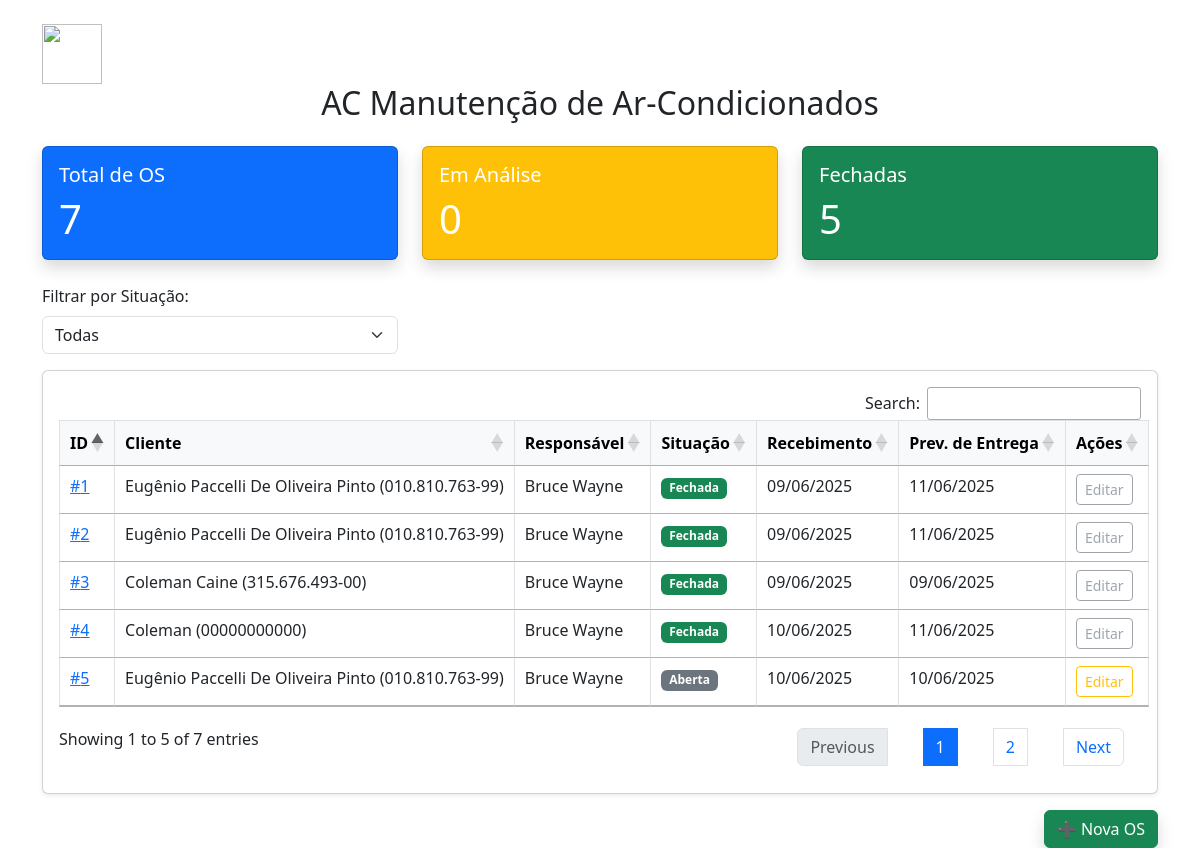
Before: / with the older database file.
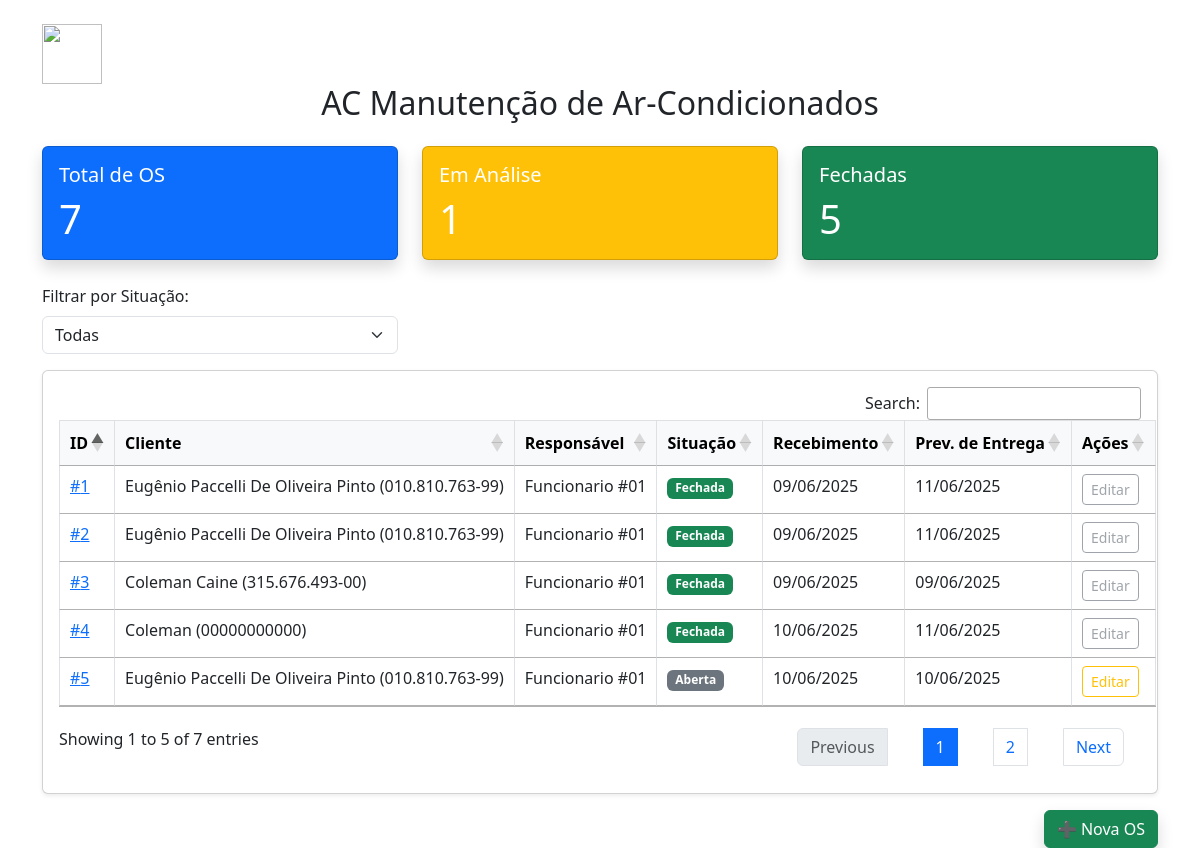
After: the same page with the newer database file.
### ordem_servico/models.py (models this page shows, shortened)
class OrdemServico(models.Model):
    cliente = models.ForeignKey(Cliente, on_delete=models.PROTECT)
    responsavel = models.ForeignKey(Funcionario, on_delete=models.PROTECT)
    situacao = models.CharField(
        max_length=10,
        choices=Situacao.choices,
        default=Situacao.ABERTA
    )
    data_os = models.DateField()
    previsao_entrega = models.DateField()
    canal_venda = models.CharField(
        max_length=10,
        choices=CanalVenda.choices,
        default=CanalVenda.PRESENCIAL
    )
    equipamento = models.CharField(max_length=100)
    marca = models.CharField(max_length=50, blank=True)
    modelo = models.CharField(max_length=50, blank=True)
    serie = models.CharField(max_length=50, blank=True)
    condicoes = models.TextField(blank=True)
    defeitos = models.TextField(blank=True)
    acessorios = models.TextField(blank=True)
    solucao = models.TextField(blank=True)
    laudo_tecnico = models.TextField(blank=True)
    termos_garantia = models.TextField(blank=True)

class Cliente(models.Model):
    nome = models.CharField(max_length=100)
    cpf = models.CharField(max_length=14, unique=True)
    telefone = models.CharField(max_length=100)
    def __str__(self):
        return f"{self.nome} ({self.cpf})"

class Funcionario(models.Model):
    nome = models.CharField(max_length=100)
    def __str__(self):
        return self.nome

### ordem_servico/views.py (the view)
# urls.py: path('', views.lista_ordens, name='lista_ordens'),
def lista_ordens(request):
    ordens = OrdemServico.objects.all().order_by('-id')
    total_ordens = ordens.count()
    em_analise = ordens.filter(situacao='analise').count()
    fechadas = ordens.filter(situacao='fechada').count()
    context = {
        'ordens': ordens,
        'total_ordens': total_ordens,
        'em_analise': em_analise,
        'fechadas': fechadas,
    }
    return render(request, 'ordem_servico/lista.html', context)

### ordem_servico/templates/ordem_servico/lista.html (shortened to what this page needs)
{% extends 'ordem_servico/base.html' %}
{% block content %}
<div class="row mb-4">
    <div class="col-md-4">
        <div class="card text-white bg-primary shadow">
            <div class="card-body">
                <h5 class="card-title">Total de OS</h5>
                <p class="card-text display-6">{{ total_ordens }}</p>
            </div>
        </div>
    </div>
    <div class="col-md-4">
        <div class="card text-white bg-warning shadow">
            <div class="card-body">
                <h5 class="card-title">Em Análise</h5>
                <p class="card-text display-6">{{ em_analise }}</p>
            </div>
        </div>
    </div>
    <div class="col-md-4">
        <div class="card text-white bg-success shadow">
            <div class="card-body">
                <h5 class="card-title">Fechadas</h5>
                <p class="card-text display-6">{{ fechadas }}</p>
            </div>
        </div>
    </div>
</div>
<div class="row mb-3">
    <div class="col-md-4">
        <label for="filtroSituacao" class="form-label">Filtrar por Situação:</label>
        <select id="filtroSituacao" class="form-select">
            <option value="">Todas</option>
        </select>
    </div>
</div>
<div class="card shadow-sm">
    <div class="card-body">
        <table id="osTable" class="table table-hover table-bordered nowrap" style="width:100%">
            <thead class="table-light">
                <tr>
                    <th>ID</th>
                    <th>Cliente</th>
                    <th>Responsável</th>
                    <th>Situação</th>
                    <th>Recebimento</th>
                    <th>Prev. de Entrega</th>
                    <th>Ações</th>
                </tr>
            </thead>
            <tbody>
                {% for os in ordens %}
                <tr>
                    <td><a href="{% url 'detalhar_ordem' os.id %}">#{{ os.id }}</a></td>
                    <td>{{ os.cliente }}</td>
                    <td>{{ os.responsavel }}</td>
                    <td>
                        <span class="badge
                            {% if os.situacao == 'analise' %}bg-warning text-dark
                            {% elif os.situacao == 'fechada' %}bg-success
                            {% else %}bg-secondary{% endif %}">
                            {{ os.get_situacao_display }}
                        </span>
                    </td>
                    <td>{{ os.data_os|date:"d/m/Y" }}</td>
                    <td>{{ os.previsao_entrega|date:"d/m/Y" }}</td>
                    <td>
                        {% if os.situacao != "fechada" %}
                            <a href="{% url 'editar_ordem' os.id %}" class="btn btn-sm btn-outline-warning">Editar</a>
                        {% else %}
                            <span class="btn btn-sm btn-outline-secondary disabled">Editar</span>
                        {% endif %}
                    </td>
                </tr>
                {% endfor %}
            </tbody>
        </table>
    </div>
</div>
<div class="text-end mt-3">
    <a href="{% url 'criar_ordem' %}" class="btn btn-success shadow">➕ Nova OS</a>
</div>
{% endblock %}
{% block extra_scripts %}
<link rel="stylesheet" href="https://cdn.datatables.net/1.13.5/css/dataTables.bootstrap5.min.css">
<link rel="stylesheet" href="https://cdn.datatables.net/buttons/2.4.1/css/buttons.bootstrap5.min.css" />
{% endblock %}

### ordem_servico/templates/ordem_servico/base.html (shortened to what this page needs)
<!DOCTYPE html>
<html lang="pt-br">
<head>
    <link href="https://cdn.jsdelivr.net/npm/bootstrap@5.3.0/dist/css/bootstrap.min.css" rel="stylesheet">
    <link rel="stylesheet" href="https://cdn.datatables.net/1.13.5/css/jquery.dataTables.min.css">
</head>
<body>
<div class="container mt-4">
  <img height="60" width="60" src="https://media-for2-1.cdn.whatsapp.net/v/t61.24694-24/473401318_1614345082779788_4500143999245062051_n.jpg?ccb=11-4&oh=01_Q5Aa1wEFwTNupRAPjaDAHZdPqoSdEtLEO--sBbesI41mWUD3Bg&oe=68557F82&_nc_sid=5e03e0&_nc_cat=111" />
    <h2 class="mb-4 text-center">AC Manutenção de Ar-Condicionados</h2>
    {% block content %}{% endblock %}
</div>
{% block extra_scripts %}{% endblock %}
</body>
</html>

Changed rows visible on the page:
changed through a linked row, OrdemServico "Aberta": responsavel "Bruce Wayne" → "Funcionario #01"
changed through a linked row, OrdemServico "Coleman (00000000000)": responsavel "Bruce Wayne" → "Funcionario #01"
changed through a linked row, OrdemServico "Coleman Caine (315.676.493-00)": responsavel "Bruce Wayne" → "Funcionario #01"
changed through a linked row, OrdemServico id 2: responsavel "Bruce Wayne" → "Funcionario #01"
changed through a linked row, OrdemServico id 1: responsavel "Bruce Wayne" → "Funcionario #01"
Other visible differences:
{{ em_analise }}: "0" → "1"
